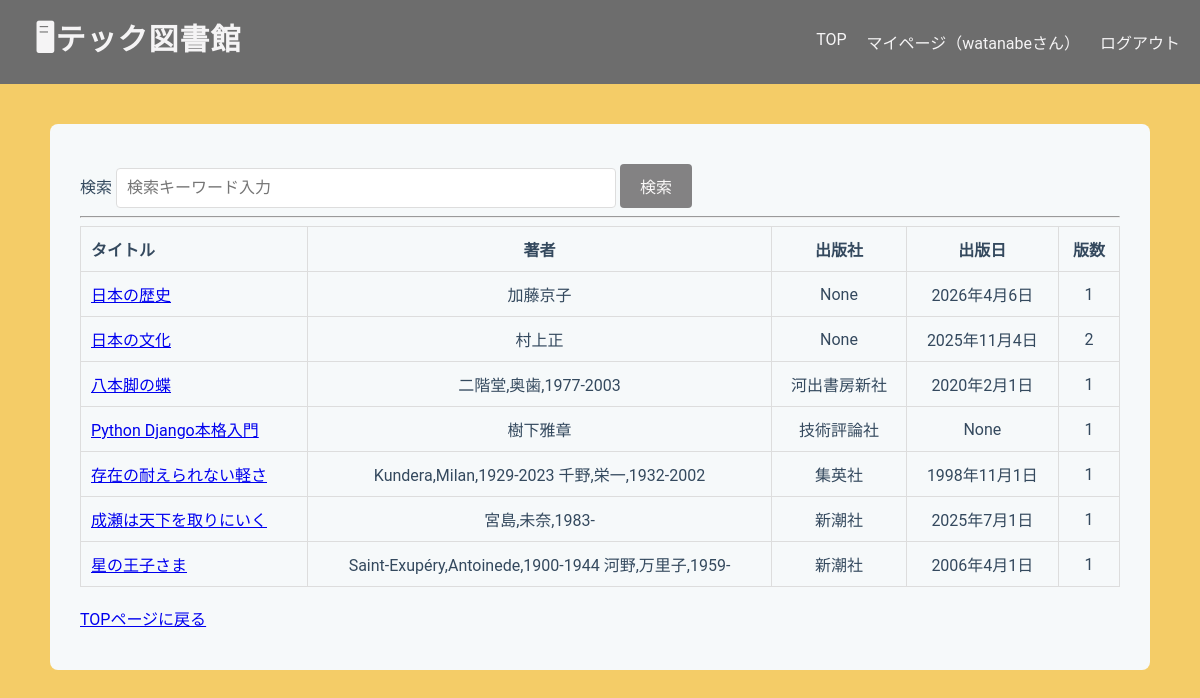
/library/search/results/ (signed in), run on an earlier commit of the app's database.
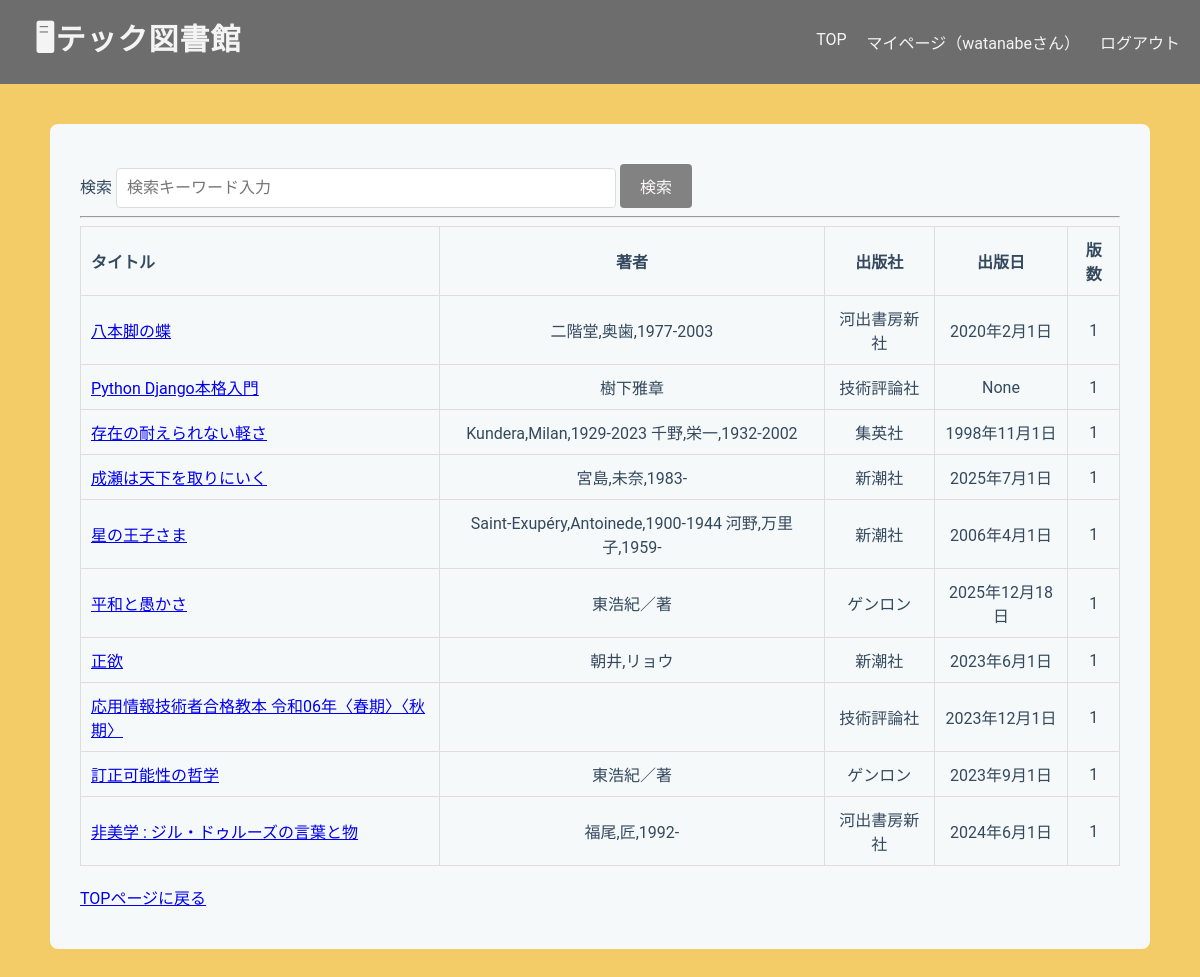
And on a later commit of the database.
### libraryapp/models.py (models this page shows, shortened)
class Book(models.Model):
    isbn = models.CharField(
        max_length=17,
        help_text='ISBN-10 または ISBN-13（ハイフン可）',
        verbose_name='ISBN',
        unique=True,
    )
    title = models.CharField(max_length=200, blank=True)
    author = models.CharField(max_length=200, null=True, blank=True)
    publisher = models.CharField(max_length=200, null=True, blank=True)
    publication_date = models.DateField(null=True, blank=True)
    description = models.TextField(null=True, blank=True)
    cover_url = models.URLField(null=True, blank=True)
    edition_number = models.IntegerField(default=1)

### libraryapp/views.py (the view)
# urls.py: path('search/results/', views.SearchResultsView.as_view(), name='search_results'),
class SearchResultsView(LoginRequiredMixin, ListView):
    model = Book
    template_name = "libraryapp/search_results.html"
    context_object_name = "book_list"
    paginate_by = 10
    def get_queryset(self):
        queryset = super().get_queryset()
        query = self.request.GET.get('q', '')
        return queryset.filter(
                Q(title__icontains=query) |
                Q(author__icontains=query) |
                Q(publisher__icontains=query)
        )

### templates/libraryapp/search_results.html (shortened to what this page needs)
{% extends "libraryapp/base.html" %}
{% block content %}
<form method="get" action="{% url 'search_results' %}">
    <label for="title">検索</label>
    <input type="text" name="q" placeholder="検索キーワード入力"
        value="{{ request.GET.q|default_if_none:''}}">
    <button type="submit">検索</button>
</form>
<hr>
<table border="1">
    <tr>
        <th>タイトル</th>
        <th>著者</th>
        <th>出版社</th>
        <th>出版日</th>
        <th>版数</th>
    </tr>
    {% for book in book_list %}
    <tr>
        <td>
            <a href="{% url 'book_detail' book.id %}?{{ request.GET.urlencode }}">
                {{ book.title }}
            </a>
        </td>
        <td>{{ book.author }}</td>
        <td>{{ book.publisher }}</td>
        <td>{{ book.publication_date }}</td>
        <td>{{ book.edition_number }}</td>
    </tr>
    {% empty %}
    <tr>
        <td colspan="3">該当する本がありません。</td>
    </tr>
    {% endfor %}
</table>
<br>
<a href="{% url 'home' %}">TOPページに戻る</a>
{% endblock content %}

### templates/libraryapp/base.html (shortened to what this page needs)
<!DOCTYPE html>
<html lang="ja">
<head>
    {% load static %}
    <link rel="stylesheet" href="{% static 'libraryapp/base.css' %}">
</head>
<body>
    <header class="header">
        <h1><strong>🖥テック図書館</strong></h1>
        <nav>
            <a href="{% url 'home' %}">TOP</a>
            <a href="{% url 'mypage' %}">マイページ（{{ user.username }}さん）</a>
            <form method="post" action="{% url 'logout' %}" class="logout-form">
                <button type="submit" class="logout-link">ログアウト</button>
            </form>
        </nav>
    </header>
    <main class="container">
        {% block content %}{% endblock %}
    </main>
</body>
</html>

### static/libraryapp/base.css (style rules this page uses)
body { font-family: 'Roboto', 'Segoe UI', Tahoma, Geneva, Verdana, sans-serif; background-color: #f4cc67; color: #34495e; margin: 0; }
.header { display: flex; background-color: #6d6d6d; justify-content: space-between; align-items: center; }
.header h1 { color: #f5f4f5; margin: 15px; width: auto; padding-left: 20px; font-size: 30px; }
.header nav { color: #f5f4f5; display: flex; gap: 20px; width: auto; padding-right: 20px; margin: 0; }
.header nav a { color: #f5f4f5; text-decoration: none; }
.container { background-color: #f6f9fa; padding: 40px 30px; border-radius: 8px; max-width: 1100px; width: 100%; box-sizing: border-box; margin: 40px auto; }
h1 { color: #4e4e52; text-align: center; margin-bottom: 20px; font-weight: 800; letter-spacing: 1px; }
form input[type="text"] { width: 500px; padding: 10px; border: 1px solid #ddd; border-radius: 4px; font-size: 16px; box-sizing: border-box; }
form button { white-space: nowrap; background-color: #717071dc; color: #faf8f8; padding: 10px 20px; border: none; border-radius: 4px; cursor: pointer; font-size: 16px; font-weight: 500; }
table { width: 100%; border-collapse: collapse; }
th, td { text-align: center; vertical-align: middle; padding: 10px; border: 1px solid #ddd; }
th:first-child, td:first-child { text-align: left; }
.logout-form { display: inline; }
.logout-form button { background: none; border: none; padding: 0; color: inherit; font: inherit; cursor: pointer; }

What changed in the data, as far as the page shows it:
removed Book: title "日本の歴史", author "加藤京子", publisher "None", publication_date "2026年4月6日", edition_number "1"
removed Book: title "日本の文化", author "村上正", publisher "None", publication_date "2025年11月4日", edition_number "2"
added Book: title "平和と愚かさ", author "東浩紀／著", publisher "ゲンロン", publication_date "2025年12月18日", edition_number "1"
added Book: title "正欲", author "朝井,リョウ", publisher "新潮社", publication_date "2023年6月1日", edition_number "1"
added Book: title "応用情報技術者合格教本 令和06年〈春期〉〈秋期〉", publisher "技術評論社", publication_date "2023年12月1日", edition_number "1"
added Book: title "訂正可能性の哲学", author "東浩紀／著", publisher "ゲンロン", publication_date "2023年9月1日", edition_number "1"
added Book: title "非美学 : ジル・ドゥルーズの言葉と物", author "福尾,匠,1992-", publisher "河出書房新社", publication_date "2024年6月1日", edition_number "1"
